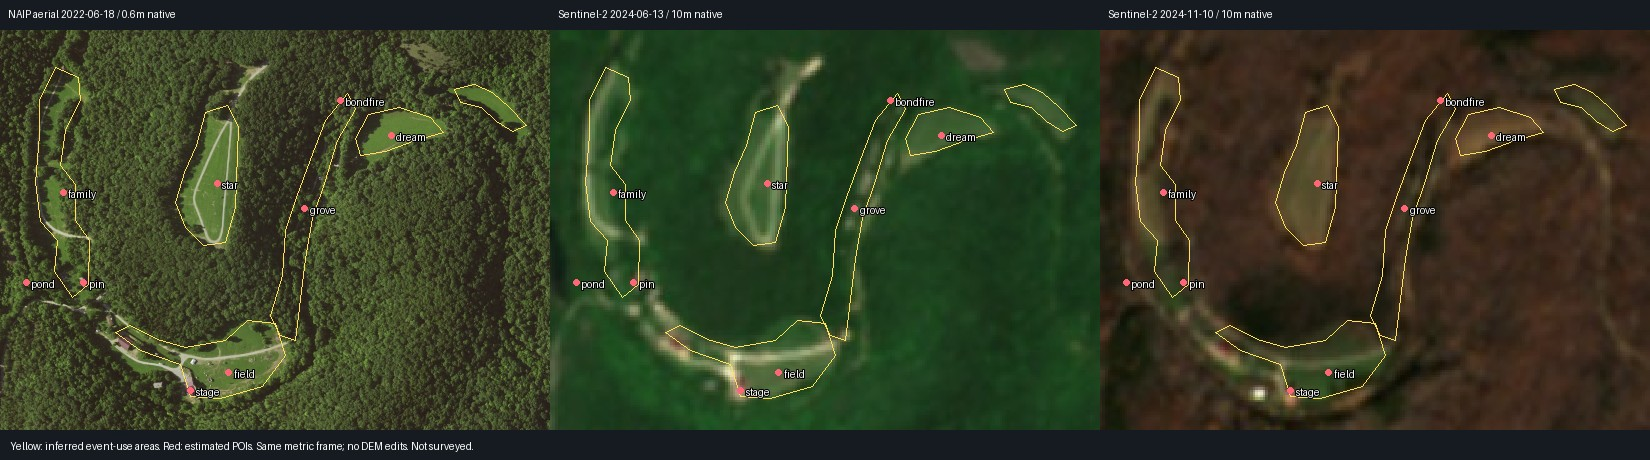

This chart was generated by the following Python code:
"""Run on ssh z370 only: inspect source-map registration without modifying DEM.
Usage: venv/bin/python event-map-registration-20260913.py <repo>
"""
import json, sys, hashlib
from pathlib import Path
import numpy as np
from PIL import Image, ImageDraw
from pyproj import Transformer

repo = Path(sys.argv[1])
data = json.loads((repo / 'public/data/site-features.json').read_text())
out = repo / 'docs/evidence'
transform = Transformer.from_crs(4326, 26915, always_xy=True)
def pixel(lat, lon):
    e,n = transform.transform(lon,lat)
    return [e-726300,4212510-n]

# Three climbing-map point-symbol centres paired with independently published MP pins.
# These are crowd-contributed pins, NOT survey ground control.
fit = [
    {'id':'beaver','mapPixel':[523,219],'lat':38.0238,'lon':-90.41195,
     'url':'https://www.mountainproject.com/area/125747984/beaver-boulders'},
    {'id':'harmony','mapPixel':[821,80],'lat':38.02691,'lon':-90.40461,
     'url':'https://www.mountainproject.com/area/125747076/harmony-creek-boulders'},
    {'id':'stage-right','mapPixel':[778,339],'lat':38.02206,'lon':-90.40534,
     'url':'https://www.mountainproject.com/area/125747997/stage-right-boulders'},
]
for p in fit: p['naipPixelFromPublishedPin'] = pixel(p['lat'],p['lon'])
a = np.array([p['mapPixel']+[1] for p in fit])
b = np.array([p['naipPixelFromPublishedPin'] for p in fit])
m = np.linalg.solve(a,b)
checks = [
    {'id':'old-blue-published-pin','mapPixel':[797,181], 'naipPixel':pixel(38.02511,-90.40509),
     'source':'https://www.mountainproject.com/area/125747087/old-blue-boulder', 'use':'withheld source-map consistency; not surveyed'},
    {'id':'stage-roof-centre','mapPixel':[672,323],'naipPixel':[1181,1120],
     'source':'NAIP 2022 visible roof centre independently selected', 'use':'withheld map-icon versus visible-building check'},
    {'id':'north-house-roof','mapPixel':[559,200],'naipPixel':[967,904],
     'source':'NAIP 2022 visible roof centre independently selected', 'use':'withheld map-icon versus visible-building check; identity approximate'},
]
for p in checks:
    q = np.array(p['mapPixel']+[1]) @ m
    p['predictedNaipPixel'] = q.tolist()
    p['residualM'] = float(np.linalg.norm(q-np.array(p['naipPixel'])))
evidence = {'runHost':'ssh z370','runId':'site-registration-20260913-v1',
 'crs':'EPSG:26915','naipPixelTransform':data['pixelTransform'],
 'climbingMapDimensions':[1022,771], 'fitControls':fit,'affineMatrix':m.tolist(),'withheldChecks':checks,
 'decision':'Reject direct global map-icon georeferencing for precise POIs. Place visible roofs and clearing boundaries from georeferenced NAIP; use event-map topology only for names and broad use areas.',
 'limits':'Source-pin/map-symbol consistency is not absolute surveyed accuracy. Per-feature allowances are judgemental planning bounds, not statistical accuracy. Sentinel 10 m acquisitions support broad clearing correspondence only.',
 'terrainSha256':hashlib.sha256((repo/'public/data/terrain.json').read_bytes()).hexdigest(),
 'pointGeographicCoordinates':[{**p,'latLon':list(Transformer.from_crs(26915,4326,always_xy=False).transform(726300+p['pixel'][0],4212510-p['pixel'][1]))} for p in data['points']]}
(out/'event-map-registration-20260913.json').write_text(json.dumps(evidence,indent=2)+'\n')

# Same EPSG:26915 crop in three distinct acquisitions; do not warp any source to match drawings.
crop=(800,400,1900,1200); panel=(550,400)
sheet=Image.new('RGB',(1650,460),'#151b20'); draw=ImageDraw.Draw(sheet)
for index,(name,scale,label) in enumerate([
 ('naip-20220618.jpg',1,'NAIP aerial 2022-06-18 / 0.6m native'),
 ('sentinel-20240613.jpg',5,'Sentinel-2 2024-06-13 / 10m native'),
 ('sentinel-20241110.jpg',5,'Sentinel-2 2024-11-10 / 10m native')]):
    im=Image.open(repo/'public/imagery'/name)
    im=im.crop(tuple(v/scale for v in crop)).resize(panel,Image.Resampling.NEAREST)
    d=ImageDraw.Draw(im)
    def xy(p):return ((p[0]-crop[0])*.5,(p[1]-crop[1])*.5)
    for area in data['targetAreas']:
        points=[xy(p) for p in area['pixels']]
        d.line(points+[points[0]],fill='#ffe15b',width=1)
    for p in data['points']:
        x,y=xy(p['pixel'])
        if 0<=x<550 and 0<=y<400:
            d.ellipse((x-3,y-3,x+3,y+3),fill='#ff6778')
            d.text((x+5,y-4),p['id'],fill='white',stroke_width=1,stroke_fill='black')
    sheet.paste(im,(550*index,30));draw.text((550*index+8,8),label,fill='white')
draw.text((10,440),'Yellow: inferred event-use areas. Red: estimated POIs. Same metric frame; no DEM edits. Not surveyed.',fill='white')
sheet.save(out/'event-map-registration-20260913.jpg',quality=90)
print(json.dumps({'runHost':'ssh z370','runId':evidence['runId'],'checks':checks},indent=2))
